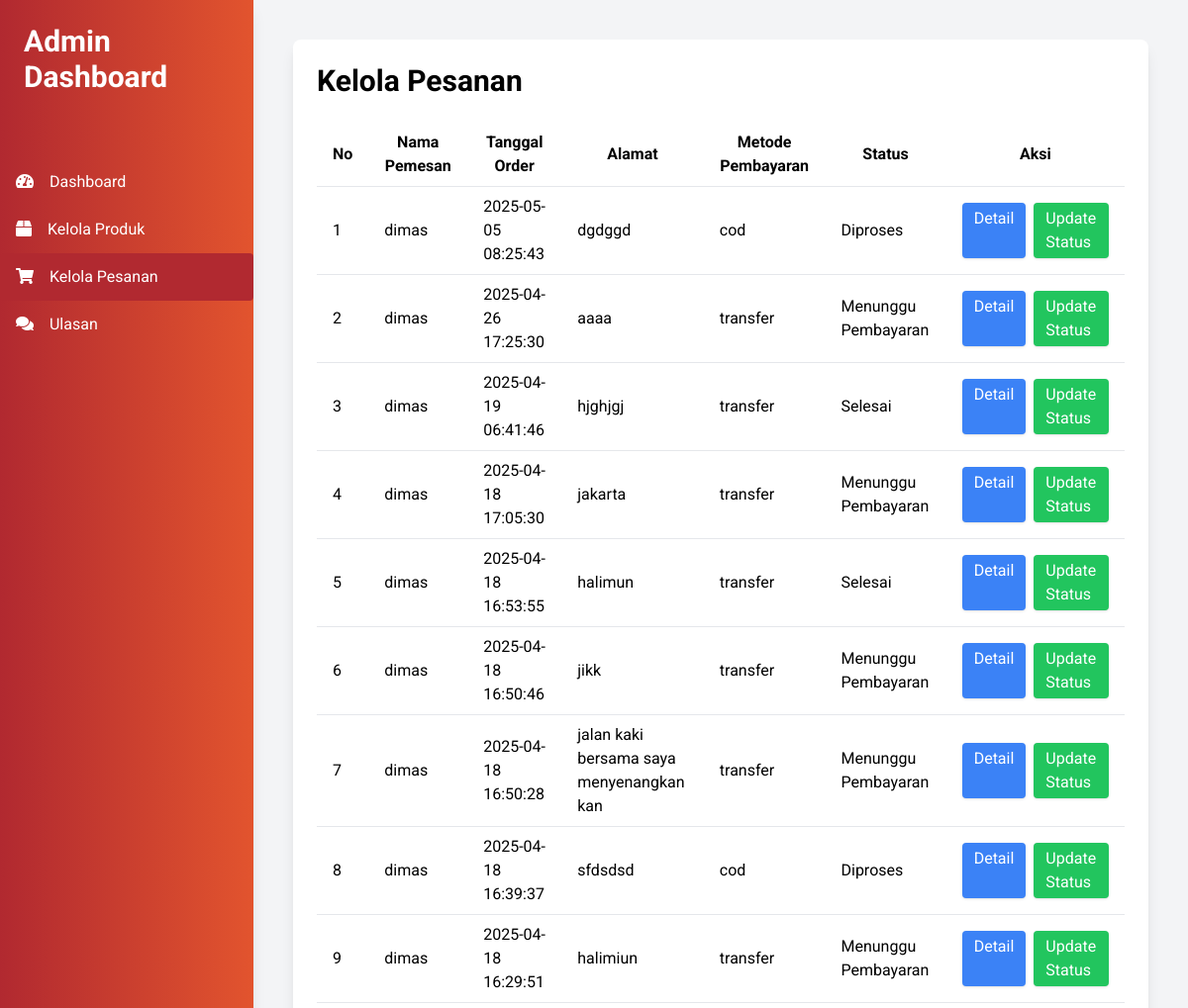
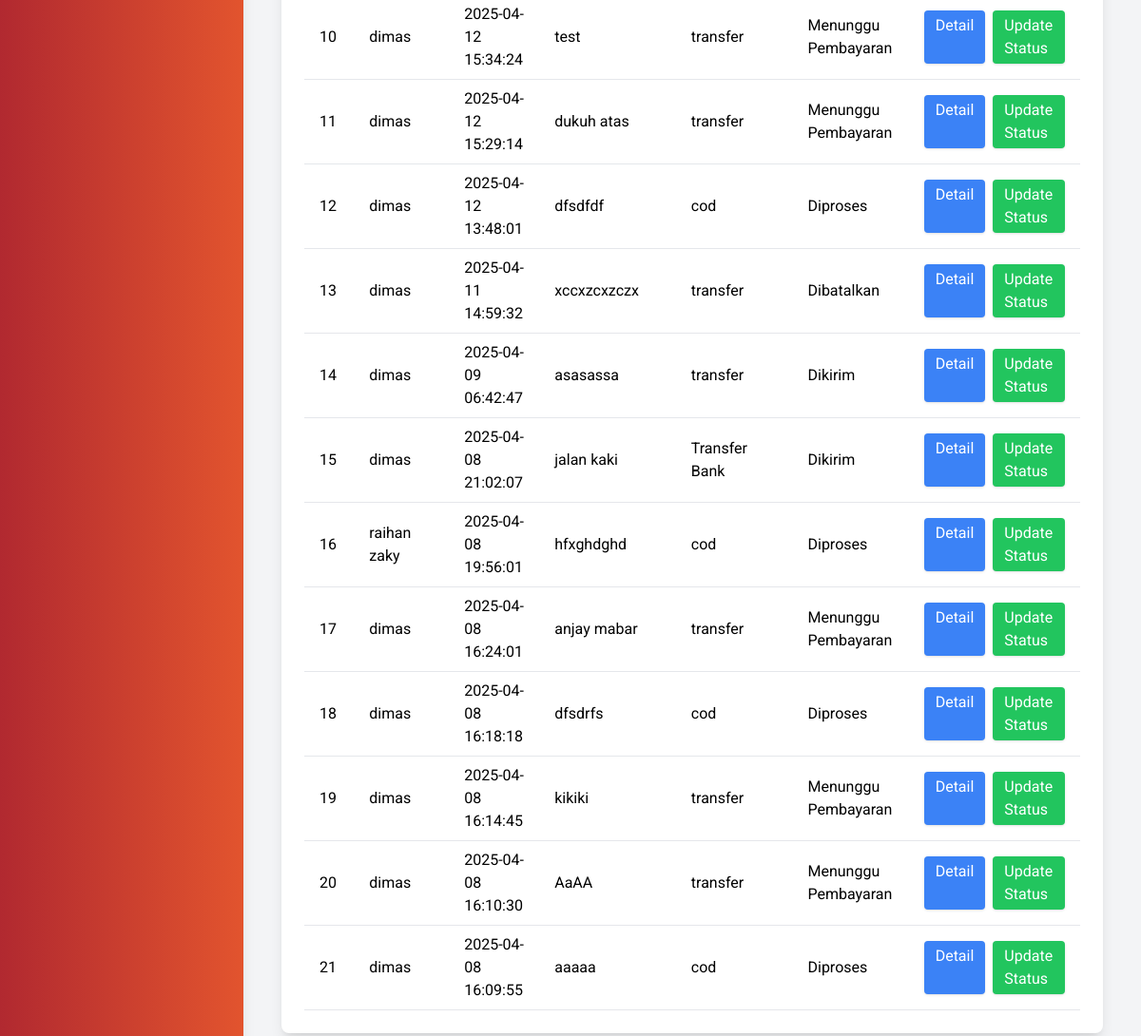
The app's page /apm/admin/kelola_pesanan.php (signed in) with its own data (2 pictures, top to bottom).
### tables this page shows
CREATE TABLE `orders` (
  `id` int(11) NOT NULL,
  `user_id` int(11) DEFAULT NULL,
  `order_date` datetime DEFAULT current_timestamp(),
  `address` text DEFAULT NULL,
  `address_updated` tinyint(1) DEFAULT 0,
  `payment_method` varchar(50) DEFAULT NULL,
  `status` varchar(50) DEFAULT 'Menunggu Konfirmasi',
  `tracking_info` text DEFAULT NULL
);

CREATE TABLE `users` (
  `id` int(11) NOT NULL,
  `name` varchar(100) DEFAULT NULL,
  `username` varchar(50) DEFAULT NULL,
  `email` varchar(100) DEFAULT NULL,
  `phone` varchar(20) DEFAULT NULL,
  `password` varchar(255) DEFAULT NULL,
  `role` varchar(10) DEFAULT 'user'
);

### apm/admin/kelola_pesanan.php (the view, shortened to what this page needs)
<?php
include '../db_connect.php';
$query = "SELECT orders.*, users.name AS nama_user
          FROM orders
          JOIN users ON orders.user_id = users.id
          ORDER BY order_date DESC";
$pesanan = mysqli_query($conn, $query);
?>
<!DOCTYPE html>
<html>
<head>
    <script src="https://cdn.tailwindcss.com"></script>
    <link href="https://cdnjs.cloudflare.com/ajax/libs/font-awesome/5.15.3/css/all.min.css" rel="stylesheet"/>
</head>
<body class="bg-gray-100">
<div class="flex min-h-screen">
    <div class="w-64 bg-gradient-to-r from-[#B12930] to-[#e2542e] text-white shadow-lg">
        <div class="p-6">
            <h1 class="text-3xl font-bold">Admin Dashboard</h1>
        </div>
        <nav class="mt-10">
            <a href="dashboard.php" class="block py-3 px-4 rounded transition duration-200 hover:bg-[#B12930]">
                <i class="fas fa-tachometer-alt mr-3"></i> Dashboard
            </a>
            <a href="kelola_produk.php" class="block py-3 px-4 rounded transition duration-200 hover:bg-[#B12930]">
                <i class="fas fa-box mr-3"></i> Kelola Produk
            </a>
            <a href="kelola_pesanan.php" class="block py-3 px-4 bg-[#B12930] rounded transition duration-200">
                <i class="fas fa-shopping-cart mr-3"></i> Kelola Pesanan
            </a>
            <a href="ulasan.php" class="block py-3 px-4 rounded transition duration-200 hover:bg-[#B12930]">
                <i class="fas fa-comments mr-3"></i> Ulasan
            </a>
        </nav>
    </div>
    <div class="flex-1 p-10">
        <div class="bg-white p-6 rounded-lg shadow-lg">
            <h2 class="text-3xl font-bold mb-6">Kelola Pesanan</h2>
            <table class="min-w-full bg-white">
                <thead>
                    <tr>
                        <th class="py-2 px-4 border-b border-gray-200">No</th>
                        <th class="py-2 px-4 border-b border-gray-200">Nama Pemesan</th>
                        <th class="py-2 px-4 border-b border-gray-200">Tanggal Order</th>
                        <th class="py-2 px-4 border-b border-gray-200">Alamat</th>
                        <th class="py-2 px-4 border-b border-gray-200">Metode Pembayaran</th>
                        <th class="py-2 px-4 border-b border-gray-200">Status</th>
                        <th class="py-2 px-4 border-b border-gray-200">Aksi</th>
                    </tr>
                </thead>
                <tbody>
                    <?php $no = 1; while ($row = mysqli_fetch_assoc($pesanan)) : ?>
                    <tr>
                        <td class="py-2 px-4 border-b border-gray-200"><?= $no++; ?></td>
                        <td class="py-2 px-4 border-b border-gray-200"><?= htmlspecialchars($row['nama_user']); ?></td>
                        <td class="py-2 px-4 border-b border-gray-200"><?= htmlspecialchars($row['order_date']); ?></td>
                        <td class="py-2 px-4 border-b border-gray-200"><?= htmlspecialchars($row['address']); ?></td>
                        <td class="py-2 px-4 border-b border-gray-200"><?= htmlspecialchars($row['payment_method']); ?></td>
                        <td class="py-2 px-4 border-b border-gray-200"><?= htmlspecialchars($row['status']); ?></td>
                        <td class="py-2 px-4 border-b border-gray-200">
                            <div class="flex space-x-2">
                                <a href="detail_pesanan.php?id=<?= $row['id']; ?>" class="bg-blue-500 text-white px-3 py-1 rounded shadow hover:bg-blue-700 transition duration-200">Detail</a>
                                <a href="update_status.php?id=<?= $row['id']; ?>" class="bg-green-500 text-white px-3 py-1 rounded shadow hover:bg-green-700 transition duration-200">Update Status</a>
                            </div>
                        </td>
                    </tr>
                    <?php endwhile; ?>
                </tbody>
            </table>
        </div>
    </div>
</div>
</body>
</html>

### apm/admin/kelola_pesanan.php (style rules this page uses)
body { font-family: 'Roboto', sans-serif; }

### records on screen
orders: user.name "dimas", order_date "2025-05-05 08:25:43", address "dgdggd", payment_method "cod", status "Diproses"
orders: user.name "dimas", order_date "2025-04-26 17:25:30", address "aaaa", payment_method "transfer", status "Menunggu Pembayaran"
orders: user.name "dimas", order_date "2025-04-19 06:41:46", address "hjghjgj", payment_method "transfer", status "Selesai"
orders: user.name "dimas", order_date "2025-04-18 17:05:30", address "jakarta", payment_method "transfer", status "Menunggu Pembayaran"
orders: user.name "dimas", order_date "2025-04-18 16:53:55", address "halimun", payment_method "transfer", status "Selesai"
orders: user.name "dimas", order_date "2025-04-18 16:50:46", address "jikk", payment_method "transfer", status "Menunggu Pembayaran"
orders: user.name "dimas", order_date "2025-04-18 16:50:28", address "jalan kaki bersama saya menyenangkan kan", payment_method "transfer", status "Menunggu Pembayaran"
orders: user.name "dimas", order_date "2025-04-18 16:39:37", address "sfdsdsd", payment_method "cod", status "Diproses"
orders: user.name "dimas", order_date "2025-04-18 16:29:51", address "halimiun", payment_method "transfer", status "Menunggu Pembayaran"
orders: user.name "dimas", order_date "2025-04-12 15:34:24", address "test", payment_method "transfer", status "Menunggu Pembayaran"
orders: user.name "dimas", order_date "2025-04-12 15:29:14", address "dukuh atas", payment_method "transfer", status "Menunggu Pembayaran"
orders: user.name "dimas", order_date "2025-04-12 13:48:01", address "dfsdfdf", payment_method "cod", status "Diproses"
orders: user.name "dimas", order_date "2025-04-11 14:59:32", address "xccxzcxzczx", payment_method "transfer", status "Dibatalkan"
orders: user.name "dimas", order_date "2025-04-09 06:42:47", address "asasassa", payment_method "transfer", status "Dikirim"
orders: user.name "dimas", order_date "2025-04-08 21:02:07", address "jalan kaki", payment_method "Transfer Bank", status "Dikirim"
orders: user.name "raihan zaky", order_date "2025-04-08 19:56:01", address "hfxghdghd", payment_method "cod", status "Diproses"
orders: user.name "dimas", order_date "2025-04-08 16:24:01", address "anjay mabar", payment_method "transfer", status "Menunggu Pembayaran"
orders: user.name "dimas", order_date "2025-04-08 16:18:18", address "dfsdrfs", payment_method "cod", status "Diproses"
orders: user.name "dimas", order_date "2025-04-08 16:14:45", address "kikiki", payment_method "transfer", status "Menunggu Pembayaran"
orders: user.name "dimas", order_date "2025-04-08 16:10:30", address "AaAA", payment_method "transfer", status "Menunggu Pembayaran"
orders: user.name "dimas", order_date "2025-04-08 16:09:55", address "aaaaa", payment_method "cod", status "Diproses"
